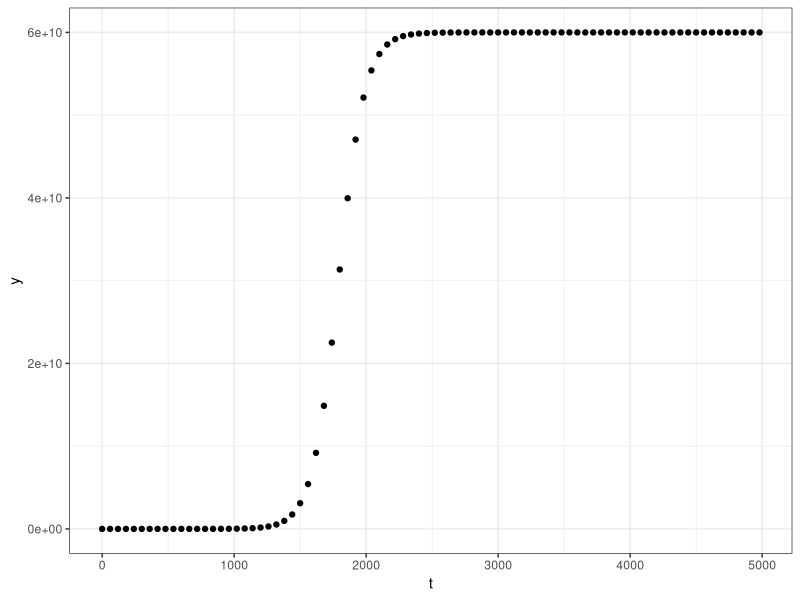
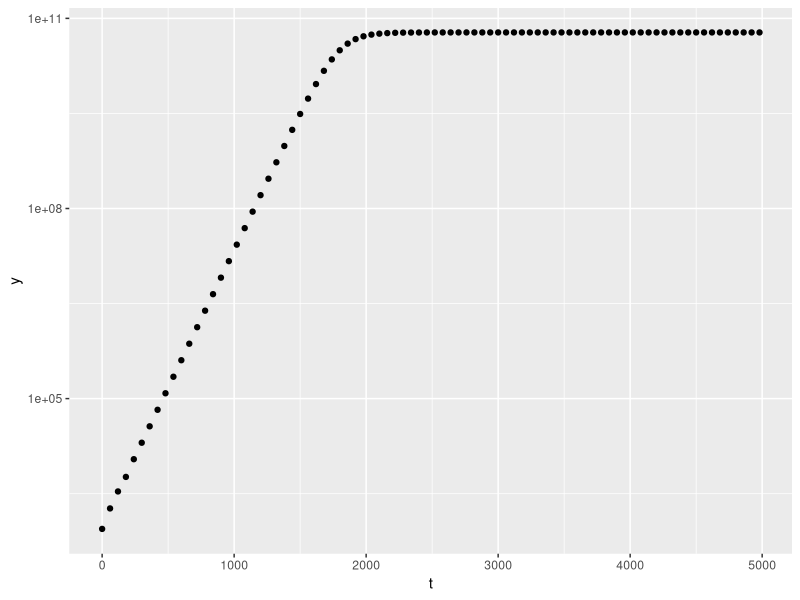

Source code (R) for these figures, in order:
#Script to plot the logistic growth data

growth_data <- read.csv("experiment (1).csv")

install.packages("ggplot2")
library(ggplot2)

head(growth_data)

ggplot(aes(t,N), data = growth_data) +
  
  geom_point() +
  
  xlab("t") +
  
  ylab("y") +
  
  theme_bw()

ggplot(aes(t,N), data = growth_data) +
  
  geom_point() +
  
  xlab("t") +
  
  ylab("y") +
  
  scale_y_continuous(trans='log10')



